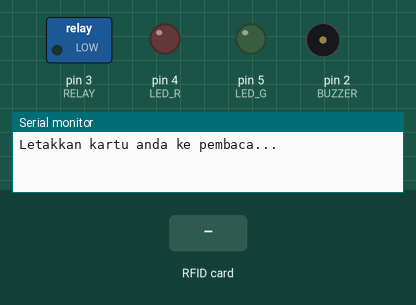
Simulated run of this sketch. Board: Arduino Uno, built with avr-gcc and run on an emulated ATmega328P. Shown: switched loads named in the sketch (green lamp = pin HIGH), output pins drawn as LEDs (lit = HIGH), buzzer (waves = sounding), the last lines printed to the serial monitor. The inputs (shaded band) are chosen by the test bench. Pins used as bus, display or sensor lines are not drawn.

Above: at 1.2 s.
1.3 s: RFID card 83 23 38 BB held to the reader
At 2.1 s:
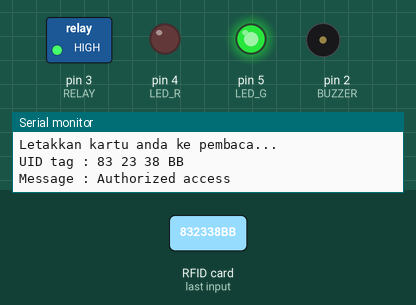
4.3 s: RFID card 5E 7A 19 C4 held to the reader
At 5.1 s:
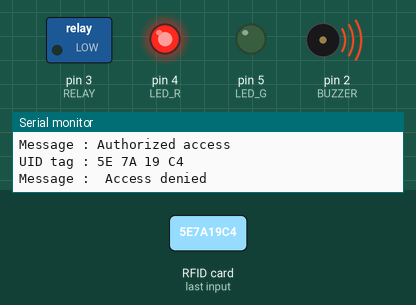
Timing chart, 0 to 7.3 s (numbered marks = the images above; inputs shaded):
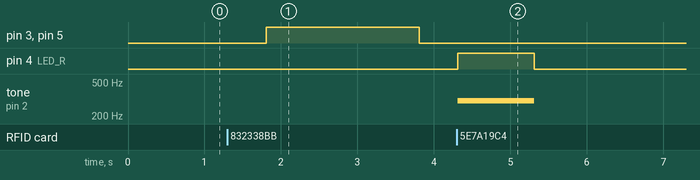

Measured:
- after the input at 1.3 s, pin 3 (RELAY), pin 5 (LED_G): LOW → HIGH after 0.51 s, → LOW 2.0 s later
- after the input at 4.3 s, pin 4 (LED_R): LOW → HIGH at once, → LOW 1.0 s later; tone on pin 2 (BUZZER): silent → 300 Hz at once, → silent 1.0 s later

The sketch:

code.ino
```cpp
/* Program Door Look with RFID */

#include <SPI.h>
#include <MFRC522.h>

#define SS_PIN 10
#define RST_PIN 9
#define LED_G 5
#define LED_R 4
#define RELAY 3
#define BUZZER 2
#define ACCESS_DELAY 2000
#define DENIED_DELAY 1000
MFRC522 mfrc522(SS_PIN, RST_PIN);

void setup(){
    Serial.begin(9600);
    SPI.begin();
    mfrc522.PCD_Init();   // memulai MFRC522
    pinMode(LED_G, OUTPUT);
    pinMode(LED_R, OUTPUT);
    pinMode(RELAY, OUTPUT);
    pinMode(BUZZER, OUTPUT);
    noTone(BUZZER);
    digitalWrite(RELAY, LOW);
    Serial.println("Letakkan kartu anda ke pembaca...");
    Serial.println();
}

void loop(){
    if ( ! mfrc522.PICC_IsNewCardPresent())   {
        return;
    }
    if ( ! mfrc522.PICC_ReadCardSerial())   {
        return;
    }
    //Menampilkan UID ke monitor
    Serial.print("UID tag :");
    String content = "";
    byte letter;
    for (byte i = 0; i < mfrc522.uid.size; i++)
    {
        Serial.print(mfrc522.uid.uidByte[i] < 0x10 ? " 0" : " ");
        Serial.print(mfrc522.uid.uidByte[i], HEX);
        content.concat(String(mfrc522.uid.uidByte[i] < 0x10 ? " 0" : " "));
        content.concat(String(mfrc522.uid.uidByte[i], HEX));
    }
    Serial.println();
    Serial.print("Message : ");
    content.toUpperCase();
    if (content.substring(1) == "83 23 38 BB") //ganti UID 83 23 38 BB dengan UID kartu anda untuk memberi akses
    {
        Serial.println("Authorized access"); //Apabila menggunakan RFID Tag yang benar
        Serial.println();
        delay(500);
        digitalWrite(RELAY, HIGH);
        digitalWrite(LED_G, HIGH);
        delay(ACCESS_DELAY);
        digitalWrite(RELAY, LOW);
        digitalWrite(LED_G, LOW);
    }

    else   {
        Serial.println(" Access denied");  //Apabila menggunakan RFID Tag yang Salah
        digitalWrite(LED_R, HIGH);
        tone(BUZZER, 300);
        delay(DENIED_DELAY);
        digitalWrite(LED_R, LOW);
        noTone(BUZZER);
    }
}
```
